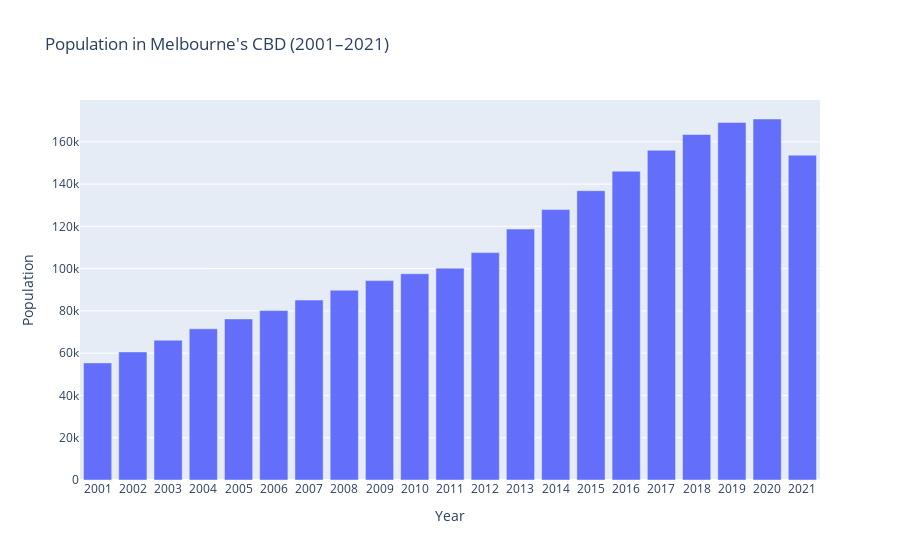

Notebook cell for this chart:
### Code cell
import plotly.express as px
import chart_studio.plotly as py
import chart_studio.tools as tls
import pandas as pd

# Set credentials
tls.set_credentials_file(username='Ho0212', api_key='m21iXMpY9ZjIZ0yy4RjF')


# Create figure
fig = px.bar(
    total_pop,
    x="Year",
    y="Population",
    title="Population in Melbourne's CBD (2001–2021)",
    hover_data={"Year": True, "Population": True}
)

# Show locally (optional)
fig.show()

# Upload to Chart Studio
py.plot(fig, filename="melbourne_cbd_population", auto_open=True)

### Figure 1 — Plotly figure (JSON) as saved in the notebook; plotly's stock layout.template omitted (floating-point values rounded to 4 significant figures)
{"data": [{"alignmentgroup": "True", "hovertemplate": "Year=%{x}<br>Population=%{y}<extra></extra>", "legendgroup": "", "marker": {"color": "#636efa", "pattern": {"shape": ""}}, "name": "", "offsetgroup": "", "orientation": "v", "showlegend": false, "textposition": "auto", "type": "bar", "x": ["2001", "2002", "2003", "2004", "2005", "2006", "2007", "2008", "2009", "2010", "2011", "2012", "2013", "2014", "2015", "2016", "2017", "2018", "2019", "2020", "2021"], "xaxis": "x", "y": [55399, 60592, 66149, 71532, 76197, 80154, 85141, 89792, 94330, 97578, 100228, 107573, 118707, 127975, 136873, 146099, 155992, 163449, 169106, 170785, 153655], "yaxis": "y"}], "layout": {"barmode": "relative", "legend": {"tracegroupgap": 0}, "title": {"text": "Population in Melbourne's CBD (2001–2021)"}, "xaxis": {"anchor": "y", "domain": [0, 1], "title": {"text": "Year"}}, "yaxis": {"anchor": "x", "domain": [0, 1], "title": {"text": "Population"}}}}
